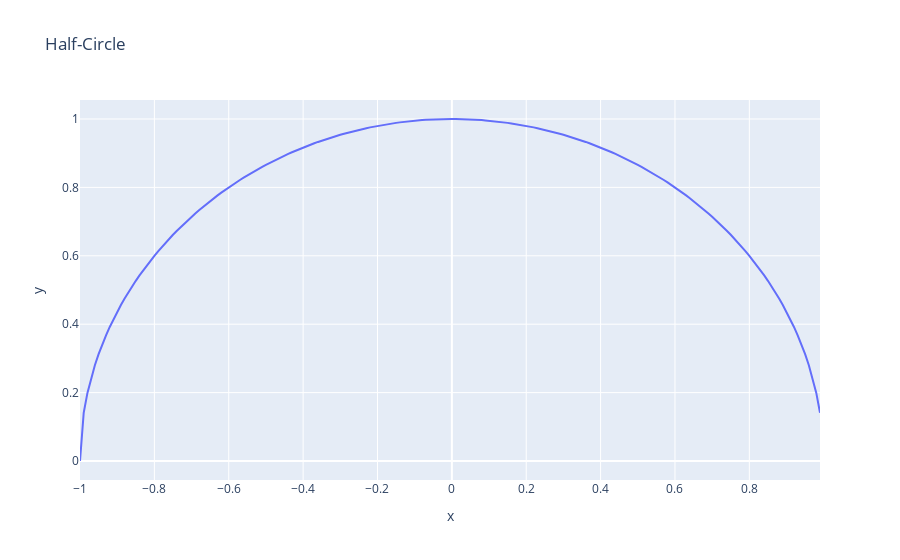

Notebook code cell kept with this figure:
### Code cell
x = np.arange(start = -1, stop = 1, step = 0.01)
y = function_halfcircle(x)

fig = px.line(x=x, y=y, title="Half-Circle")
fig.show()

### Figure 1 — Plotly figure (JSON) as saved in the notebook; plotly's stock layout.template omitted (floating-point values rounded to 4 significant figures; data arrays with more than 128 entries replaced by an {"elided": "..."} marker saying what was removed)
{"data": [{"hovertemplate": "x=%{x}<br>y=%{y}<extra></extra>", "legendgroup": "", "line": {"color": "#636efa", "dash": "solid"}, "marker": {"symbol": "circle"}, "mode": "lines", "name": "", "orientation": "v", "showlegend": false, "type": "scatter", "x": {"elided": "200 float values"}, "xaxis": "x", "y": {"elided": "200 float values"}, "yaxis": "y"}], "layout": {"legend": {"tracegroupgap": 0}, "title": {"text": "Half-Circle"}, "xaxis": {"anchor": "y", "domain": [0, 1], "title": {"text": "x"}}, "yaxis": {"anchor": "x", "domain": [0, 1], "title": {"text": "y"}}}}
